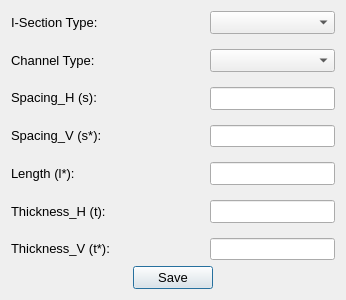
<?xml version="1.0" encoding="UTF-8"?>
<ui version="4.0">
 <class>Dialog</class>
 <widget class="QDialog" name="Dialog">
  <property name="windowModality">
   <enum>Qt::NonModal</enum>
  </property>
  <property name="geometry">
   <rect>
    <x>0</x>
    <y>0</y>
    <width>346</width>
    <height>300</height>
   </rect>
  </property>
  <property name="sizePolicy">
   <sizepolicy hsizetype="Preferred" vsizetype="Fixed">
    <horstretch>0</horstretch>
    <verstretch>0</verstretch>
   </sizepolicy>
  </property>
  <property name="minimumSize">
   <size>
    <width>0</width>
    <height>300</height>
   </size>
  </property>
  <property name="maximumSize">
   <size>
    <width>100000</width>
    <height>363</height>
   </size>
  </property>
  <property name="windowTitle">
   <string>Section Parameters</string>
  </property>
  <property name="modal">
   <bool>true</bool>
  </property>
  <layout class="QVBoxLayout" name="verticalLayout_3">
   <item>
    <layout class="QHBoxLayout" name="horizontalLayout">
     <property name="spacing">
      <number>15</number>
     </property>
     <item>
      <layout class="QVBoxLayout" name="verticalLayout">
       <item>
        <widget class="QLabel" name="parameterLabel_1">
         <property name="font">
          <font>
           <pointsize>10</pointsize>
          </font>
         </property>
         <property name="text">
          <string>I-Section Type:</string>
         </property>
        </widget>
       </item>
       <item>
        <widget class="QLabel" name="parameterLabel_2">
         <property name="font">
          <font>
           <pointsize>10</pointsize>
          </font>
         </property>
         <property name="text">
          <string>Channel Type:</string>
         </property>
        </widget>
       </item>
       <item>
        <widget class="QLabel" name="parameterLabel_3">
         <property name="font">
          <font>
           <pointsize>10</pointsize>
          </font>
         </property>
         <property name="text">
          <string>Spacing_H (s):</string>
         </property>
        </widget>
       </item>
       <item>
        <widget class="QLabel" name="parameterLabel_4">
         <property name="font">
          <font>
           <pointsize>10</pointsize>
          </font>
         </property>
         <property name="text">
          <string>Spacing_V (s*):</string>
         </property>
        </widget>
       </item>
       <item>
        <widget class="QLabel" name="parameterLabel_5">
         <property name="font">
          <font>
           <pointsize>10</pointsize>
          </font>
         </property>
         <property name="text">
          <string>Length (l*):</string>
         </property>
        </widget>
       </item>
       <item>
        <widget class="QLabel" name="parameterLabel_6">
         <property name="font">
          <font>
           <pointsize>10</pointsize>
          </font>
         </property>
         <property name="text">
          <string>Thickness_H (t):</string>
         </property>
        </widget>
       </item>
       <item>
        <widget class="QLabel" name="parameterLabel_7">
         <property name="font">
          <font>
           <pointsize>10</pointsize>
          </font>
         </property>
         <property name="text">
          <string>Thickness_V (t*):</string>
         </property>
        </widget>
       </item>
      </layout>
     </item>
     <item>
      <layout class="QVBoxLayout" name="verticalLayout_2">
       <item>
        <widget class="QComboBox" name="parameterText_1">
         <property name="font">
          <font>
           <pointsize>10</pointsize>
          </font>
         </property>
        </widget>
       </item>
       <item>
        <widget class="QComboBox" name="parameterText_2">
         <property name="font">
          <font>
           <pointsize>10</pointsize>
          </font>
         </property>
        </widget>
       </item>
       <item>
        <widget class="QLineEdit" name="parameterText_3">
         <property name="sizePolicy">
          <sizepolicy hsizetype="Fixed" vsizetype="Fixed">
           <horstretch>0</horstretch>
           <verstretch>0</verstretch>
          </sizepolicy>
         </property>
         <property name="font">
          <font>
           <pointsize>10</pointsize>
          </font>
         </property>
        </widget>
       </item>
       <item>
        <widget class="QLineEdit" name="parameterText_4">
         <property name="sizePolicy">
          <sizepolicy hsizetype="Fixed" vsizetype="Fixed">
           <horstretch>0</horstretch>
           <verstretch>0</verstretch>
          </sizepolicy>
         </property>
         <property name="font">
          <font>
           <pointsize>10</pointsize>
          </font>
         </property>
        </widget>
       </item>
       <item>
        <widget class="QLineEdit" name="parameterText_5">
         <property name="sizePolicy">
          <sizepolicy hsizetype="Fixed" vsizetype="Fixed">
           <horstretch>0</horstretch>
           <verstretch>0</verstretch>
          </sizepolicy>
         </property>
         <property name="font">
          <font>
           <pointsize>10</pointsize>
          </font>
         </property>
        </widget>
       </item>
       <item>
        <widget class="QLineEdit" name="parameterText_6">
         <property name="sizePolicy">
          <sizepolicy hsizetype="Fixed" vsizetype="Fixed">
           <horstretch>0</horstretch>
           <verstretch>0</verstretch>
          </sizepolicy>
         </property>
         <property name="font">
          <font>
           <pointsize>10</pointsize>
          </font>
         </property>
         <property name="toolTip">
          <string/>
         </property>
        </widget>
       </item>
       <item>
        <widget class="QLineEdit" name="parameterText_7">
         <property name="sizePolicy">
          <sizepolicy hsizetype="Fixed" vsizetype="Fixed">
           <horstretch>0</horstretch>
           <verstretch>0</verstretch>
          </sizepolicy>
         </property>
         <property name="font">
          <font>
           <pointsize>10</pointsize>
          </font>
         </property>
        </widget>
       </item>
      </layout>
     </item>
    </layout>
   </item>
   <item>
    <layout class="QHBoxLayout" name="horizontalLayout_2">
     <item>
      <spacer name="horizontalSpacer">
       <property name="orientation">
        <enum>Qt::Horizontal</enum>
       </property>
       <property name="sizeHint" stdset="0">
        <size>
         <width>40</width>
         <height>20</height>
        </size>
       </property>
      </spacer>
     </item>
     <item>
      <widget class="QPushButton" name="saveBtn">
       <property name="font">
        <font>
         <pointsize>10</pointsize>
        </font>
       </property>
       <property name="text">
        <string>Save</string>
       </property>
      </widget>
     </item>
     <item>
      <spacer name="horizontalSpacer_2">
       <property name="orientation">
        <enum>Qt::Horizontal</enum>
       </property>
       <property name="sizeHint" stdset="0">
        <size>
         <width>40</width>
         <height>20</height>
        </size>
       </property>
      </spacer>
     </item>
    </layout>
   </item>
  </layout>
 </widget>
 <resources/>
 <connections/>
</ui>
